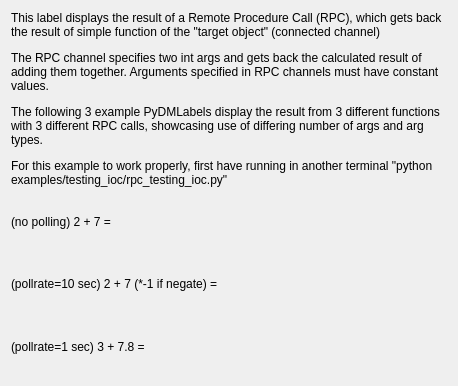
<?xml version="1.0" encoding="UTF-8"?>
<ui version="4.0">
 <class>Form</class>
 <widget class="QWidget" name="Form">
  <property name="geometry">
   <rect>
    <x>0</x>
    <y>0</y>
    <width>458</width>
    <height>386</height>
   </rect>
  </property>
  <property name="windowTitle">
   <string>Form</string>
  </property>
  <layout class="QVBoxLayout" name="verticalLayout">
   <item>
    <widget class="QLabel" name="label">
     <property name="sizePolicy">
      <sizepolicy hsizetype="Preferred" vsizetype="Maximum">
       <horstretch>0</horstretch>
       <verstretch>0</verstretch>
      </sizepolicy>
     </property>
     <property name="text">
      <string>&lt;html&gt;&lt;head/&gt;&lt;body&gt;&lt;p&gt;This label displays the result of a Remote Procedure Call (RPC), which gets back the result of simple function of the &amp;quot;target object&amp;quot; (connected channel)&lt;/p&gt;&lt;p&gt;The RPC channel specifies two int args and gets back the calculated result of adding them together. Arguments specified in RPC channels must have constant values.&lt;/p&gt;&lt;p&gt;The following 3 example PyDMLabels display the result from 3 different functions with 3 different RPC calls, showcasing use of differing number of args and arg types.&lt;/p&gt;&lt;p&gt;For this example to work properly, first have running in another terminal &amp;quot;python examples/testing_ioc/rpc_testing_ioc.py&amp;quot;&lt;/p&gt;&lt;/body&gt;&lt;/html&gt;</string>
     </property>
     <property name="wordWrap">
      <bool>true</bool>
     </property>
    </widget>
   </item>
   <item>
    <layout class="QVBoxLayout" name="verticalLayout_2">
     <item>
      <layout class="QHBoxLayout" name="horizontalLayout">
       <item>
        <widget class="QLabel" name="label_2">
         <property name="text">
          <string>(no polling) 2 + 7 = </string>
         </property>
        </widget>
       </item>
       <item>
        <widget class="PyDMLabel" name="PyDMLabel">
         <property name="toolTip">
          <string/>
         </property>
         <property name="precision" stdset="0">
          <number>0</number>
         </property>
         <property name="showUnits" stdset="0">
          <bool>false</bool>
         </property>
         <property name="precisionFromPV" stdset="0">
          <bool>true</bool>
         </property>
         <property name="alarmSensitiveContent" stdset="0">
          <bool>false</bool>
         </property>
         <property name="alarmSensitiveBorder" stdset="0">
          <bool>true</bool>
         </property>
         <property name="PyDMToolTip" stdset="0">
          <string/>
         </property>
         <property name="channel" stdset="0">
          <string>pva://pv:call:add_two_ints?a=2&amp;b=7</string>
         </property>
         <property name="enableRichText" stdset="0">
          <bool>false</bool>
         </property>
        </widget>
       </item>
      </layout>
     </item>
    </layout>
   </item>
   <item>
    <layout class="QVBoxLayout" name="verticalLayout_3">
     <item>
      <layout class="QHBoxLayout" name="horizontalLayout_3">
       <item>
        <widget class="QLabel" name="label_3">
         <property name="text">
          <string>(pollrate=10 sec) 2 + 7 (*-1 if negate) =</string>
         </property>
        </widget>
       </item>
       <item>
        <widget class="PyDMLabel" name="PyDMLabel_2">
         <property name="toolTip">
          <string/>
         </property>
         <property name="precision" stdset="0">
          <number>0</number>
         </property>
         <property name="showUnits" stdset="0">
          <bool>false</bool>
         </property>
         <property name="precisionFromPV" stdset="0">
          <bool>true</bool>
         </property>
         <property name="alarmSensitiveContent" stdset="0">
          <bool>false</bool>
         </property>
         <property name="alarmSensitiveBorder" stdset="0">
          <bool>true</bool>
         </property>
         <property name="PyDMToolTip" stdset="0">
          <string/>
         </property>
         <property name="channel" stdset="0">
          <string>pva://pv:call:add_three_ints_negate_option?a=2&amp;b=7&amp;negate=True&amp;pydm_pollrate=10</string>
         </property>
         <property name="enableRichText" stdset="0">
          <bool>false</bool>
         </property>
        </widget>
       </item>
      </layout>
     </item>
    </layout>
   </item>
   <item>
    <layout class="QHBoxLayout" name="horizontalLayout_4">
     <item>
      <widget class="QLabel" name="label_4">
       <property name="text">
        <string>(pollrate=1 sec) 3 + 7.8 =</string>
       </property>
      </widget>
     </item>
     <item>
      <widget class="PyDMLabel" name="PyDMLabel_3">
       <property name="toolTip">
        <string/>
       </property>
       <property name="precision" stdset="0">
        <number>2</number>
       </property>
       <property name="showUnits" stdset="0">
        <bool>false</bool>
       </property>
       <property name="precisionFromPV" stdset="0">
        <bool>false</bool>
       </property>
       <property name="alarmSensitiveContent" stdset="0">
        <bool>false</bool>
       </property>
       <property name="alarmSensitiveBorder" stdset="0">
        <bool>true</bool>
       </property>
       <property name="PyDMToolTip" stdset="0">
        <string/>
       </property>
       <property name="channel" stdset="0">
        <string>pva://pv:call:add_int_float?a=3&amp;b=7.8&amp;pydm_pollrate=1</string>
       </property>
       <property name="enableRichText" stdset="0">
        <bool>false</bool>
       </property>
      </widget>
     </item>
    </layout>
   </item>
  </layout>
 </widget>
 <customwidgets>
  <customwidget>
   <class>PyDMLabel</class>
   <extends>QLabel</extends>
   <header>pydm.widgets.label</header>
  </customwidget>
 </customwidgets>
 <resources/>
 <connections/>
</ui>
